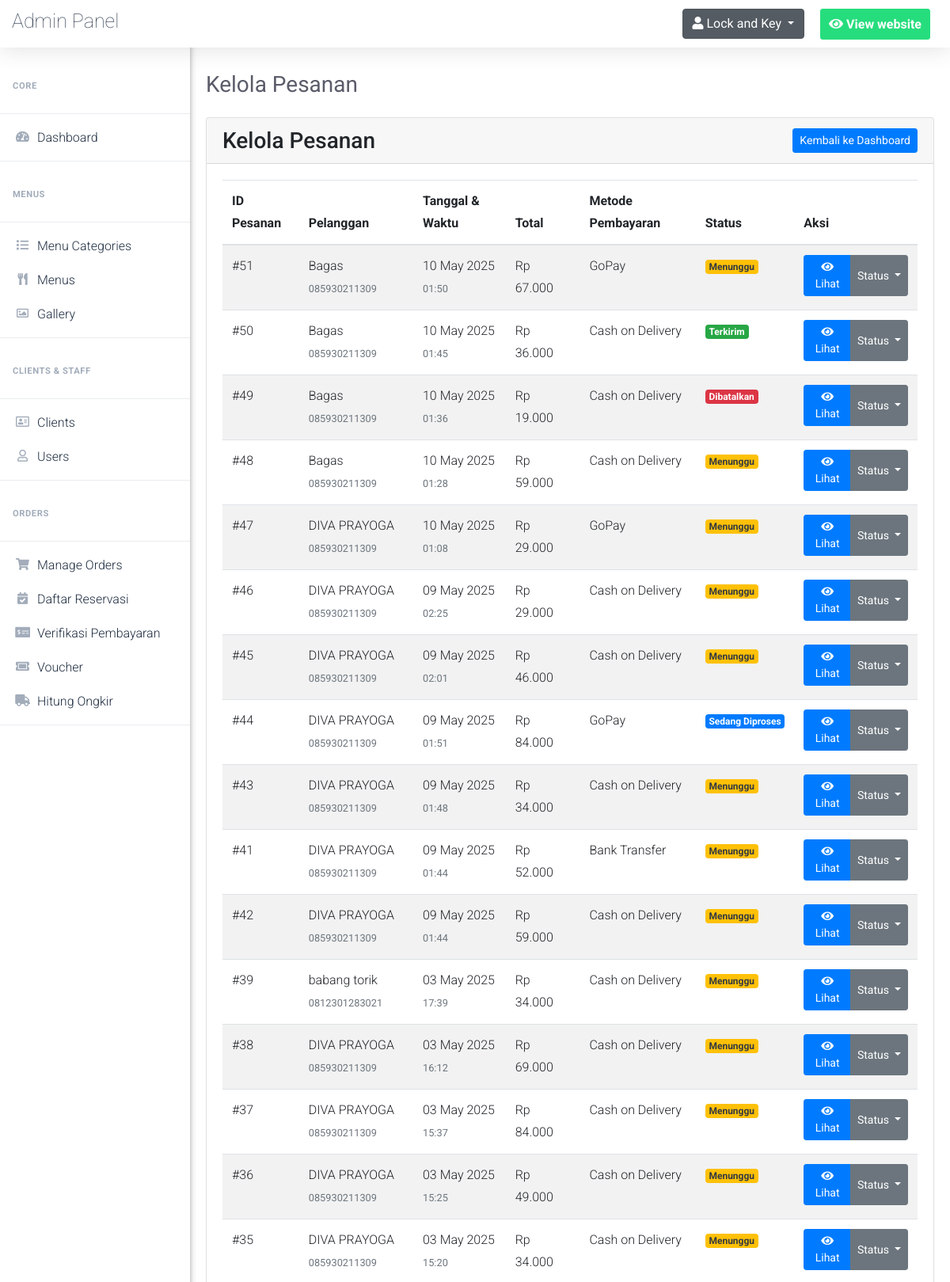
The page /admin/orders.php (upper part) on the database its author committed.
### tables this page shows
CREATE TABLE `placed_orders` (
  `order_id` int(5) NOT NULL,
  `order_time` datetime NOT NULL,
  `client_id` int(5) NOT NULL,
  `reservation_id` int(5) DEFAULT NULL,
  `order_type` enum('delivery','dine_in') NOT NULL DEFAULT 'delivery',
  `delivery_address` varchar(255) NOT NULL,
  `delivered` tinyint(1) NOT NULL DEFAULT 0,
  `canceled` tinyint(1) NOT NULL DEFAULT 0,
  `cancellation_reason` varchar(255) DEFAULT NULL,
  `payment_token` varchar(255) DEFAULT NULL,
  `payment_method` varchar(50) DEFAULT NULL,
  `payment_status` enum('pending','menunggu-verifikasi','sukses','ditolak') DEFAULT 'pending',
  `payment_proof` varchar(255) DEFAULT NULL,
  `payment_notes` text DEFAULT NULL,
  `total_amount` decimal(10,2) NOT NULL DEFAULT 0.00,
  `shipping_cost` decimal(10,2) NOT NULL DEFAULT 0.00,
  `shipping_status` enum('pending','calculated','confirmed') NOT NULL DEFAULT 'pending',
  `shipping_notes` text DEFAULT NULL,
  `order_status` enum('Menunggu','Sedang Diproses','Terkirim','Dibatalkan') DEFAULT 'Menunggu',
  `city` varchar(50) DEFAULT NULL,
  `postal_code` varchar(10) DEFAULT NULL,
  `order_notes` text DEFAULT NULL
);

### admin/orders.php (the view, shortened to what this page needs)
<?php
    include "../connect.php";
    include "../Includes/templates/header.php";
    $stmt = $con->prepare("
        SELECT o.*,
            CASE
                WHEN c.client_name IS NOT NULL THEN c.client_name
                WHEN u.username IS NOT NULL THEN u.username
                ELSE 'Unknown'
            END AS customer_name,
            CASE
                WHEN c.client_phone IS NOT NULL THEN c.client_phone
                ELSE ''
            END AS customer_phone,
            CASE
                WHEN c.client_email IS NOT NULL THEN c.client_email
                WHEN u.email IS NOT NULL THEN u.email
                ELSE ''
            END AS customer_email,
            CASE
                WHEN c.client_city IS NOT NULL THEN c.client_city
                WHEN u.kota IS NOT NULL THEN u.kota
                ELSE ''
            END AS customer_city,
            COALESCE(o.order_status, 'Menunggu') as order_status,
            (
                SELECT SUM(io.quantity * m.menu_price)
                FROM in_order io
                JOIN menus m ON io.menu_id = m.menu_id
                WHERE io.order_id = o.order_id
            ) as order_amount,
            o.shipping_cost
        FROM placed_orders o
        LEFT JOIN clients c ON o.client_id = c.client_id AND o.client_id NOT IN (SELECT user_id FROM users)
        LEFT JOIN users u ON o.client_id = u.user_id
        ORDER BY o.order_time DESC
    ");
    $stmt->execute();
    $orders = $stmt->fetchAll(PDO::FETCH_ASSOC);
    $order_items = null;
    $selected_order = null;
?>
<?php include "Includes/templates/navbar.php"; ?>
<div class="card">
    <div class="card-header">
        <?php if($selected_order): ?>
            <div class="d-flex justify-content-between align-items-center">
                <h3 class="mb-0">Detail Pesanan #<?php echo $selected_order['order_id']; ?></h3>
                <a href="orders.php" class="btn btn-primary btn-sm">Kembali ke Daftar Pesanan</a>
            </div>
        <?php else: ?>
            <div class="d-flex justify-content-between align-items-center">
                <h3 class="mb-0">Kelola Pesanan</h3>
                <a href="index.php" class="btn btn-primary btn-sm">Kembali ke Dashboard</a>
            </div>
        <?php endif; ?>
    </div>
    <div class="card-body">
        <?php if($selected_order): ?>
            <div class="row mb-4">
                <div class="col-md-6">
                    <div class="card mb-4">
                        <div class="card-header">
                            <h5 class="mb-0">Informasi Pelanggan</h5>
                        </div>
                        <div class="card-body">
                            <p><strong>Nama:</strong> <?php echo $selected_order['customer_name']; ?></p>
                            <p><strong>No. Telepon:</strong> <?php echo $selected_order['customer_phone']; ?></p>
                            <p><strong>Email:</strong> <?php echo $selected_order['customer_email']; ?></p>
                            <p><strong>Alamat Pengiriman:</strong> <?php echo $selected_order['delivery_address']; ?></p>
                            <p><strong>Kota:</strong> <?php echo $selected_order['customer_city'] ? $selected_order['customer_city'] : '-'; ?></p>
                        </div>
                    </div>
                </div>
                <div class="col-md-6">
                    <div class="card mb-4">
                        <div class="card-header">
                            <h5 class="mb-0">Informasi Pesanan</h5>
                        </div>
                        <div class="card-body">
                            <p><strong>ID Pesanan:</strong> #<?php echo $selected_order['order_id']; ?></p>
                            <p><strong>Tanggal Pesanan:</strong> <?php echo date('d M Y, H:i', strtotime($selected_order['order_time'])); ?></p>
                            <p><strong>Metode Pembayaran:</strong> <?php echo $selected_order['payment_method']; ?></p>
                            <p>
                                <strong>Status Pesanan:</strong>
                                <span class="badge
                                    <?php
                                        switch($selected_order['order_status']) {
                                            case 'Menunggu': echo 'bg-warning'; break;
                                            case 'Sedang Diproses': echo 'bg-primary'; break;
                                            case 'Terkirim': echo 'bg-success'; break;
                                            case 'Dibatalkan': echo 'bg-danger'; break;
                                            default: echo 'bg-secondary';
                                        }
                                    ?>">
                                    <?php echo $selected_order['order_status']; ?>
                                </span>
                            </p>
                            <?php if(!empty($selected_order['order_notes'])): ?>
                                <p><strong>Catatan:</strong> <?php echo $selected_order['order_notes']; ?></p>
                            <?php endif; ?>
                        </div>
                    </div>
                    <div class="card">
                        <div class="card-header">
                            <h5 class="mb-0">Perbarui Status</h5>
                        </div>
                        <div class="card-body">
                            <div class="d-flex gap-2">
                                <a href="orders.php?action=update&order_id=<?php echo $selected_order['order_id']; ?>&status=Menunggu" class="btn btn-outline-warning btn-sm">Menunggu</a>
                                <a href="orders.php?action=update&order_id=<?php echo $selected_order['order_id']; ?>&status=Sedang Diproses" class="btn btn-outline-primary btn-sm">Sedang Diproses</a>
                                <a href="orders.php?action=update&order_id=<?php echo $selected_order['order_id']; ?>&status=Terkirim" class="btn btn-outline-success btn-sm">Terkirim</a>
                                <a href="orders.php?action=update&order_id=<?php echo $selected_order['order_id']; ?>&status=Dibatalkan" class="btn btn-outline-danger btn-sm">Dibatalkan</a>
                            </div>
                        </div>
                    </div>
                </div>
            </div>
            <div class="card">
                <div class="card-header">
                    <h5 class="mb-0">Item Pesanan</h5>
                </div>
                <div class="card-body">
                    <div class="table-responsive">
                        <table class="table table-striped table-hover align-middle">
                            <thead>
                                <tr>
                                    <th>Menu</th>
                                    <th>Catatan</th>
                                    <th>Harga</th>
                                    <th>Jumlah</th>
                                    <th>Subtotal</th>
                                </tr>
                            </thead>
                            <tbody>
                                <?php foreach($order_items as $item): ?>
                                <tr>
                                    <td><?php echo $item['menu_name']; ?></td>
                                    <td><?php echo isset($item['item_notes']) && $item['item_notes'] ? $item['item_notes'] : '-'; ?></td>
                                    <td>Rp <?php echo number_format($item['menu_price'] * 1000, 0, ',', '.'); ?></td>
                                    <td><?php echo $item['quantity']; ?></td>
                                    <td>Rp <?php echo number_format($item['menu_price'] * $item['quantity'] * 1000, 0, ',', '.'); ?></td>
                                </tr>
                                <?php endforeach; ?>
                            </tbody>
                            <tfoot>
                                <tr>
                                    <td colspan="4" class="text-end"><strong>Ongkos Kirim:</strong></td>
                                    <td><strong>Rp <?php echo number_format(9000, 0, ',', '.'); ?></strong></td>
                                </tr>
                                <tr>
                                    <td colspan="4" class="text-end"><strong>Total:</strong></td>
                                    <td><strong>Rp <?php echo number_format(($selected_order['order_amount'] * 1000) + 9000, 0, ',', '.'); ?></strong></td>
                                </tr>
                            </tfoot>
                        </table>
                    </div>
                </div>
            </div>
        <?php else: ?>
            <div class="table-responsive">
                <table class="table table-striped table-hover align-middle" id="orders-table">
                    <thead>
                        <tr>
                            <th>ID Pesanan</th>
                            <th>Pelanggan</th>
                            <th>Tanggal & Waktu</th>
                            <th>Total</th>
                            <th>Metode Pembayaran</th>
                            <th>Status</th>
                            <th>Aksi</th>
                        </tr>
                    </thead>
                    <tbody>
                        <?php foreach($orders as $order): ?>
                        <tr>
                            <td>#<?php echo $order['order_id']; ?></td>
                            <td>
                                <?php echo $order['customer_name']; ?><br>
                                <small class="text-muted"><?php echo $order['customer_phone']; ?></small>
                            </td>
                            <td><?php echo date('d M Y', strtotime($order['order_time'])); ?><br>
                                <small class="text-muted"><?php echo date('H:i', strtotime($order['order_time'])); ?></small>
                            </td>
                            <td>Rp <?php echo number_format(($order['order_amount'] * 1000) + 9000, 0, ',', '.'); ?></td>
                            <td><?php echo $order['payment_method']; ?></td>
                            <td>
                                <span class="badge <?php
                                    switch($order['order_status']) {
                                        case 'Menunggu': echo 'bg-warning text-dark'; break;
                                        case 'Sedang Diproses': echo 'bg-primary text-white'; break;
                                        case 'Terkirim': echo 'bg-success text-white'; break;
                                        case 'Dibatalkan': echo 'bg-danger text-white'; break;
                                        default: echo 'bg-secondary text-white';
                                    }
                                ?>">
                                    <?php echo $order['order_status'] ?? 'Menunggu'; ?>
                                </span>
                            </td>
                            <td>
                                <div class="btn-group" role="group">
                                    <a href="orders.php?view=<?php echo $order['order_id']; ?>" class="btn btn-sm btn-primary">
                                        <i class="fas fa-eye"></i> Lihat
                                    </a>
                                    <button type="button" class="btn btn-sm btn-secondary dropdown-toggle" data-bs-toggle="dropdown" aria-expanded="false">
                                        Status
                                    </button>
                                </div>
                            </td>
                        </tr>
                        <?php endforeach; ?>
                    </tbody>
                </table>
            </div>
        <?php endif; ?>
    </div>
</div>
<?php include "Includes/templates/footer.php"; ?>

### admin/Design/css/main.css (style rules this page uses)
a, a:hover { text-decoration: none !important; }
html { scroll-behavior: smooth; }
body { font-family: 'Roboto', sans-serif; font-size: 16px; line-height: 28px; font-weight: 300; }

### rows shown on the page
placed_orders: order_id "51", customer_name "Bagas", customer_phone "085930211309", order_time "10 May 2025", order_time "01:50", order_amount "67.000", payment_method "GoPay", order_status "Menunggu"
placed_orders: order_id "50", customer_name "Bagas", customer_phone "085930211309", order_time "10 May 2025", order_time "01:45", order_amount "36.000", payment_method "Cash on Delivery", order_status "Terkirim"
placed_orders: order_id "49", customer_name "Bagas", customer_phone "085930211309", order_time "10 May 2025", order_time "01:36", order_amount "19.000", payment_method "Cash on Delivery", order_status "Dibatalkan"
placed_orders: order_id "48", customer_name "Bagas", customer_phone "085930211309", order_time "10 May 2025", order_time "01:28", order_amount "59.000", payment_method "Cash on Delivery", order_status "Menunggu"
placed_orders: order_id "47", customer_name "DIVA PRAYOGA", customer_phone "085930211309", order_time "10 May 2025", order_time "01:08", order_amount "29.000", payment_method "GoPay", order_status "Menunggu"
placed_orders: order_id "46", customer_name "DIVA PRAYOGA", customer_phone "085930211309", order_time "09 May 2025", order_time "02:25", order_amount "29.000", payment_method "Cash on Delivery", order_status "Menunggu"
placed_orders: order_id "45", customer_name "DIVA PRAYOGA", customer_phone "085930211309", order_time "09 May 2025", order_time "02:01", order_amount "46.000", payment_method "Cash on Delivery", order_status "Menunggu"
placed_orders: order_id "44", customer_name "DIVA PRAYOGA", customer_phone "085930211309", order_time "09 May 2025", order_time "01:51", order_amount "84.000", payment_method "GoPay", order_status "Sedang Diproses"
placed_orders: order_id "43", customer_name "DIVA PRAYOGA", customer_phone "085930211309", order_time "09 May 2025", order_time "01:48", order_amount "34.000", payment_method "Cash on Delivery", order_status "Menunggu"
placed_orders: order_id "41", customer_name "DIVA PRAYOGA", customer_phone "085930211309", order_time "09 May 2025", order_time "01:44", order_amount "52.000", payment_method "Bank Transfer", order_status "Menunggu"
placed_orders: order_id "42", customer_name "DIVA PRAYOGA", customer_phone "085930211309", order_time "09 May 2025", order_time "01:44", order_amount "59.000", payment_method "Cash on Delivery", order_status "Menunggu"
placed_orders: order_id "39", customer_name "babang torik", customer_phone "0812301283021", order_time "03 May 2025", order_time "17:39", order_amount "34.000", payment_method "Cash on Delivery", order_status "Menunggu"
placed_orders: order_id "38", customer_name "DIVA PRAYOGA", customer_phone "085930211309", order_time "03 May 2025", order_time "16:12", order_amount "69.000", payment_method "Cash on Delivery", order_status "Menunggu"
placed_orders: order_id "37", customer_name "DIVA PRAYOGA", customer_phone "085930211309", order_time "03 May 2025", order_time "15:37", order_amount "84.000", payment_method "Cash on Delivery", order_status "Menunggu"
placed_orders: order_id "36", customer_name "DIVA PRAYOGA", customer_phone "085930211309", order_time "03 May 2025", order_time "15:25", order_amount "49.000", payment_method "Cash on Delivery", order_status "Menunggu"
placed_orders: order_id "35", customer_name "DIVA PRAYOGA", customer_phone "085930211309", order_time "03 May 2025", order_time "15:20", order_amount "34.000", payment_method "Cash on Delivery", order_status "Menunggu"

### other values the page prints
$pageTitle "Kelola Pesanan"
